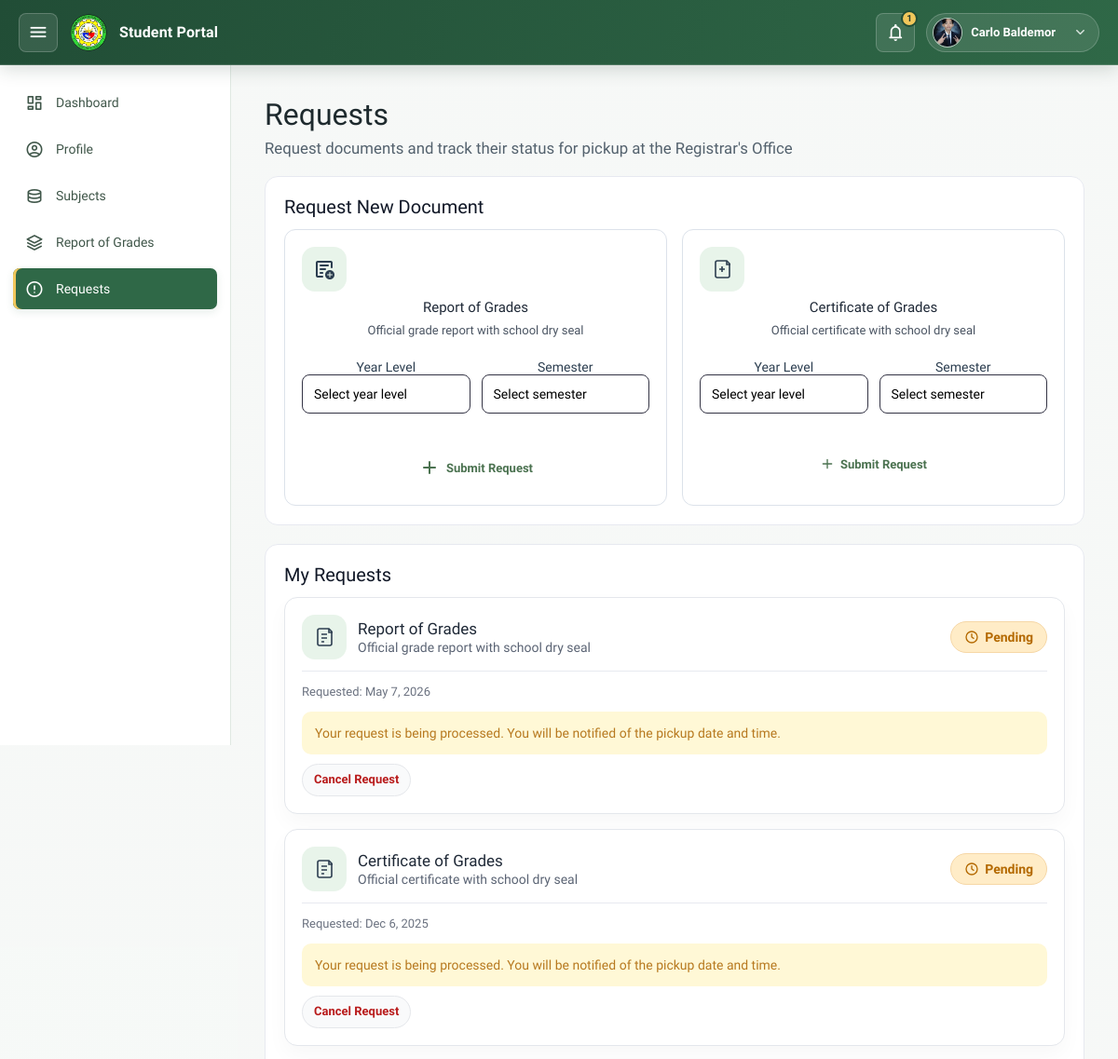
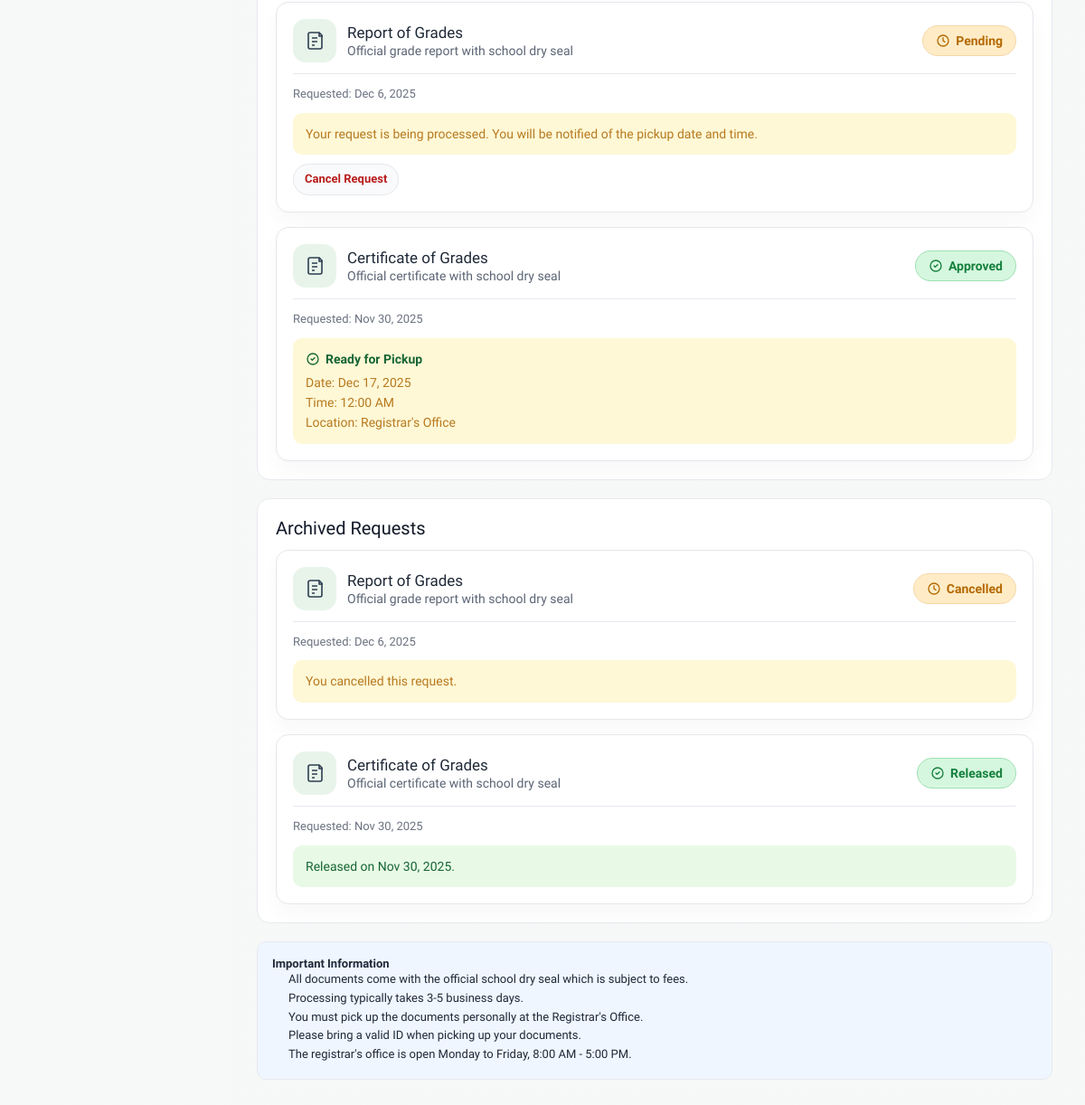
/student/pages/requests.php (signed in), run on the app's committed database (2 pictures, top to bottom).
### tables this page shows
CREATE TABLE `document_requests` (
  `id` int(11) NOT NULL,
  `student_id` int(11) NOT NULL,
  `type` enum('report','certificate') NOT NULL,
  `purpose` varchar(190) DEFAULT NULL,
  `status` enum('pending','scheduled','ready','released','cancelled') DEFAULT 'pending',
  `created_at` datetime DEFAULT NULL,
  `scheduled_at` datetime DEFAULT NULL,
  `released_at` datetime DEFAULT NULL
);

### student/pages/requests.php (the view, shortened to what the rows shown need)
<?php
require_once '../includes/init.php';
$currentUserId = isset($_SESSION['user']['id']) ? (int)$_SESSION['user']['id'] : null;
$studentId = null;
$activeRequests = [];
$archivedRequests = [];
if ($currentUserId) {
    $studentStmt = $pdo->prepare('SELECT id FROM students WHERE user_id = :uid LIMIT 1');
    $studentStmt->execute([':uid' => $currentUserId]);
    $studentId = $studentStmt->fetchColumn();
}
if ($studentId) {
    $requestStmt = $pdo->prepare('SELECT * FROM document_requests WHERE student_id = :sid ORDER BY id DESC');
    $requestStmt->execute([':sid' => $studentId]);
    $requests = $requestStmt->fetchAll(PDO::FETCH_ASSOC);
    foreach ($requests as $row) {
        if (in_array($row['status'], ['released', 'cancelled'], true)) {
            $archivedRequests[] = $row;
        } else {
            $activeRequests[] = $row;
        }
    }
}
?>
<!DOCTYPE html>
<html lang="en">
<head>
    <link rel="stylesheet" href="../assets/css/student.css?v=20260916.6">
</head>
<body>
    <?php include '../includes/header.php'; ?>
    <div class="layout">
        <main class="content">
            <div class="page-header">
              <h1>Requests</h1>
            </div>
            <div class="requests-card">
              <h2 class="section-title">Request New Document</h2>
            </div>
          <div class="requests-wrapper">
            <div class="requests-card">
              <h2 class="section-title">My Requests</h2>
              <?php if (empty($activeRequests)): ?>
                <div class="empty-requests">You haven't requested grade related documents yet.</div>
              <?php else: ?>
                <div class="request-list">
                  <?php foreach ($activeRequests as $row): ?>
                    <?php
                      $typeLabel = ($row['type'] === 'certificate') ? 'Certificate of Grades' : 'Report of Grades';
                      $typeSub = ($row['type'] === 'certificate') ? 'Official certificate with school dry seal' : 'Official grade report with school dry seal';
                      $statusClass = 'status-pending';
                      $statusText = 'Pending';
                      $noteClass = 'note-warn';
                      $noteText = 'Your request is being processed. You will be notified of the pickup date and time.';
                      if ($row['status'] === 'scheduled') {
                          $statusClass = 'status-approved';
                          $statusText = 'Approved';
                          $noteText = 'Pickup schedule set.';
                      } elseif ($row['status'] === 'ready') {
                          $statusClass = 'status-approved';
                          $statusText = 'Approved';
                          $noteClass = 'note-success';
                          $noteText = 'Ready for pickup at the Registrar\'s Office.';
                      } elseif ($row['status'] === 'cancelled') {
                          $statusClass = 'status-pending';
                          $statusText = 'Cancelled';
                          $noteClass = 'note-warn';
                          $noteText = 'You cancelled this request.';
                      } elseif ($row['status'] === 'released') {
                          $statusClass = 'status-approved';
                          $statusText = 'Released';
                          $noteClass = 'note-success';
                          $noteText = 'Released to you.';
                      }
                      $requestedText = 'Requested date not recorded';
                      if (isset($row['created_at']) && $row['created_at']) {
                          $requestedText = date('M j, Y', strtotime($row['created_at']));
                      } elseif (isset($row['requested_at']) && $row['requested_at']) {
                          $requestedText = date('M j, Y', strtotime($row['requested_at']));
                      }
                      $scheduleDate = '';
                      $scheduleTime = '';
                      if (!empty($row['scheduled_at'])) {
                          $timestamp = strtotime($row['scheduled_at']);
                          if ($timestamp) {
                              $scheduleDate = date('M j, Y', $timestamp);
                              $scheduleTime = date('g:i A', $timestamp);
                          }
                      }
                      $releaseText = '';
                    ?>
                    <div class="request-card">
                      <div class="request-header">
                        <div class="request-meta">
                          <div class="request-icon" aria-hidden="true">
                            <svg viewBox="0 0 24 24" fill="none" stroke-width="1.6">
                              <path d="M7 3h10l3 3v13a2 2 0 0 1-2 2H7a2 2 0 0 1-2-2V5a2 2 0 0 1 2-2Z" stroke="currentColor" />
                              <path d="M17 3v4h4" stroke="currentColor" />
                              <path d="M9 13h6M9 17h3M9 9h6" stroke="currentColor" />
                            </svg>
                          </div>
                          <div>
                            <p class="request-title"><?php echo htmlspecialchars($typeLabel); ?></p>
                            <p class="request-sub"><?php echo htmlspecialchars($typeSub); ?></p>
                          </div>
                        </div>
                        <span class="status-pill <?php echo $statusClass; ?>">
                          <svg class="status-icon" viewBox="0 0 24 24" fill="none" stroke="currentColor" stroke-width="2" stroke-linecap="round" stroke-linejoin="round">
                            <?php if ($statusClass === 'status-approved'): ?>
                              <path d="M9 12l2 2 4-4" />
                            <?php else: ?>
                              <path d="M12 7v5l3 2" />
                            <?php endif; ?>
                            <circle cx="12" cy="12" r="9" />
                          </svg>
                          <?php echo htmlspecialchars($statusText); ?>
                        </span>
                      </div>
                      <div class="request-body">
                        <div class="request-meta-line">
                          <span class="muted-label">Requested: <?php echo htmlspecialchars($requestedText); ?></span>
                        </div>
                        <div class="status-note <?php echo $noteClass; ?>">
                          <?php if ($row['status'] === 'ready' || $row['status'] === 'scheduled'): ?>
                            <span class="note-label">
                              <svg class="status-icon" viewBox="0 0 24 24" fill="none" stroke="currentColor" stroke-width="2" stroke-linecap="round" stroke-linejoin="round">
                                <path d="M9 12l2 2 4-4" />
                                <circle cx="12" cy="12" r="9" />
                              </svg>
                              Ready for Pickup
                            </span><br>
                            <?php if ($scheduleDate): ?>
                              Date: <?php echo htmlspecialchars($scheduleDate); ?><br>
                            <?php endif; ?>
                            <?php if ($scheduleTime): ?>
                              Time: <?php echo htmlspecialchars($scheduleTime); ?><br>
                            <?php endif; ?>
                            Location: Registrar's Office
                          <?php elseif ($row['status'] === 'released' && $releaseText): ?>
                            Released on <?php echo htmlspecialchars($releaseText); ?>.
                          <?php else: ?>
                            <?php echo htmlspecialchars($noteText); ?>
                          <?php endif; ?>
                        </div>
                        <?php if ($row['status'] === 'pending'): ?>
                          <form method="post" class="cancel-request-form">
                            <button type="submit" class="cancel-btn">Cancel Request</button>
                          </form>
                        <?php endif; ?>
                      </div>
                    </div>
                  <?php endforeach; ?>
                </div>
              <?php endif; ?>
          </div>
          <div class="requests-card">
              <h2 class="section-title">Archived Requests</h2>
              <?php if (empty($archivedRequests)): ?>
                <div class="empty-requests">You don't have archived requests yet.</div>
              <?php else: ?>
                <div class="request-list">
                  <?php foreach ($archivedRequests as $row): ?>
                    <?php
                      $typeLabel = ($row['type'] === 'certificate') ? 'Certificate of Grades' : 'Report of Grades';
                      $typeSub = ($row['type'] === 'certificate') ? 'Official certificate with school dry seal' : 'Official grade report with school dry seal';
                      $statusClass = 'status-approved';
                      $statusText = 'Released';
                      $noteClass = 'note-success';
                      $noteText = 'Released to you.';
                      if ($row['status'] === 'cancelled') {
                          $statusClass = 'status-pending';
                          $statusText = 'Cancelled';
                          $noteClass = 'note-warn';
                          $noteText = 'You cancelled this request.';
                      }
                      $requestedText = 'Requested date not recorded';
                      if (!empty($row['created_at'])) {
                          $requestedText = date('M j, Y', strtotime($row['created_at']));
                      } elseif (!empty($row['requested_at'])) {
                          $requestedText = date('M j, Y', strtotime($row['requested_at']));
                      }
                      $releaseText = '';
                      if (!empty($row['released_at'])) {
                          $releaseTime = strtotime($row['released_at']);
                          if ($releaseTime) {
                              $releaseText = date('M j, Y', $releaseTime);
                          }
                      }
                    ?>
                    <div class="request-card">
                      <div class="request-header">
                        <div class="request-meta">
                          <div class="request-icon" aria-hidden="true">
                            <svg viewBox="0 0 24 24" fill="none" stroke-width="1.6">
                              <path d="M7 3h10l3 3v13a2 2 0 0 1-2 2H7a2 2 0 0 1-2-2V5a2 2 0 0 1 2-2Z" stroke="currentColor" />
                              <path d="M17 3v4h4" stroke="currentColor" />
                              <path d="M9 13h6M9 17h3M9 9h6" stroke="currentColor" />
                            </svg>
                          </div>
                          <div>
                            <p class="request-title"><?php echo htmlspecialchars($typeLabel); ?></p>
                            <p class="request-sub"><?php echo htmlspecialchars($typeSub); ?></p>
                          </div>
                        </div>
                        <span class="status-pill <?php echo $statusClass; ?>">
                          <svg class="status-icon" viewBox="0 0 24 24" fill="none" stroke="currentColor" stroke-width="2" stroke-linecap="round" stroke-linejoin="round">
                            <?php if ($statusClass === 'status-approved'): ?>
                              <path d="M9 12l2 2 4-4" />
                            <?php else: ?>
                              <path d="M12 7v5l3 2" />
                            <?php endif; ?>
                            <circle cx="12" cy="12" r="9" />
                          </svg>
                          <?php echo htmlspecialchars($statusText); ?>
                        </span>
                      </div>
                      <div class="request-body">
                        <div class="request-meta-line">
                          <span class="muted-label">Requested: <?php echo htmlspecialchars($requestedText); ?></span>
                        </div>
                        <div class="status-note <?php echo $noteClass; ?>">
                          <?php if ($row['status'] === 'released' && $releaseText): ?>
                            Released on <?php echo htmlspecialchars($releaseText); ?>.
                          <?php else: ?>
                            <?php echo htmlspecialchars($noteText); ?>
                          <?php endif; ?>
                        </div>
                      </div>
                    </div>
                  <?php endforeach; ?>
                </div>
              <?php endif; ?>
          </div>
          </div>
        </main>
    </div>
</body>
</html>

### data on the page
document_requests: type "Report of Grades", type "Official grade report with school dry seal", statusText "Pending", created_at "May 7, 2026", noteText "Your request is being processed. You will be notified of the pickup date and time."
document_requests: type "Certificate of Grades", type "Official certificate with school dry seal", statusText "Pending", created_at "Dec 6, 2025", noteText "Your request is being processed. You will be notified of the pickup date and time."
document_requests: type "Report of Grades", type "Official grade report with school dry seal", statusText "Pending", created_at "Dec 6, 2025", noteText "Your request is being processed. You will be notified of the pickup date and time."
document_requests: type "Certificate of Grades", type "Official certificate with school dry seal", status "Approved", created_at "Nov 30, 2025", scheduled_at "Dec 17, 2025", scheduled_at "12:00 AM"
document_requests: type "Report of Grades", type "Official grade report with school dry seal", status "Cancelled", created_at "Dec 6, 2025", status "You cancelled this request."
document_requests: type "Certificate of Grades", type "Official certificate with school dry seal", statusText "Released", created_at "Nov 30, 2025", released_at "Nov 30, 2025"

### other printed values
$studentUnreadCount "1"
currentUserName() "Carlo Baldemor"
